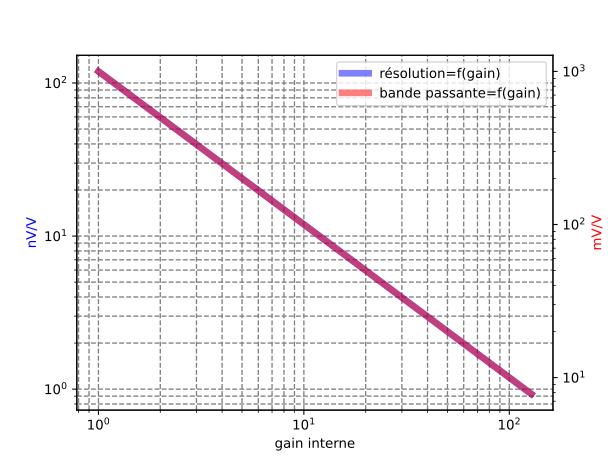

This figure's Python source:
from matplotlib import pyplot as plt
import numpy as np

data = np.genfromtxt("./gain-bp.csv", delimiter=",")[1:, :]
print(data)
gain, res, bp = data[:, 0], data[:, 1], data[:, 2]

fig, ax1 = plt.subplots()

ax1.loglog(gain, res, label="résolution=f(gain)", color="blue", lw=5, alpha=0.5)
ax2 = ax1.twinx()
ax2.loglog(gain, bp, label="bande passante=f(gain)", color="red", lw=5, alpha=0.5)
ax1.set_xlabel("gain interne")
ax1.set_ylabel("nV/V", color="blue")
ax2.set_ylabel("mV/V", color="red")
lines, labels = ax1.get_legend_handles_labels()
lines2, labels2 = ax2.get_legend_handles_labels()
ax2.legend(lines + lines2, labels + labels2, loc="upper right")
ax1.grid(True, which="both", linestyle="--", color="gray", linewidth=1)
plt.show()
